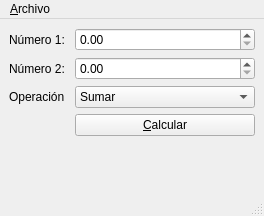
<?xml version="1.0" encoding="UTF-8"?>
<ui version="4.0">
 <class>Principal</class>
 <widget class="QMainWindow" name="Principal">
  <property name="geometry">
   <rect>
    <x>0</x>
    <y>0</y>
    <width>264</width>
    <height>216</height>
   </rect>
  </property>
  <property name="windowTitle">
   <string>Principal</string>
  </property>
  <widget class="QWidget" name="centralwidget">
   <layout class="QFormLayout" name="formLayout">
    <item row="0" column="0">
     <widget class="QLabel" name="label">
      <property name="text">
       <string>Número 1: </string>
      </property>
     </widget>
    </item>
    <item row="0" column="1">
     <widget class="QDoubleSpinBox" name="inNum1"/>
    </item>
    <item row="1" column="0">
     <widget class="QLabel" name="label_2">
      <property name="text">
       <string>Número 2:</string>
      </property>
     </widget>
    </item>
    <item row="1" column="1">
     <widget class="QDoubleSpinBox" name="inNum2"/>
    </item>
    <item row="2" column="0">
     <widget class="QLabel" name="label_3">
      <property name="text">
       <string>Operación</string>
      </property>
     </widget>
    </item>
    <item row="2" column="1">
     <widget class="QComboBox" name="inOperacion">
      <item>
       <property name="text">
        <string>Sumar</string>
       </property>
      </item>
      <item>
       <property name="text">
        <string>Restar</string>
       </property>
      </item>
      <item>
       <property name="text">
        <string>Multiplicar</string>
       </property>
      </item>
      <item>
       <property name="text">
        <string>Dividir</string>
       </property>
      </item>
     </widget>
    </item>
    <item row="3" column="0">
     <spacer name="horizontalSpacer">
      <property name="orientation">
       <enum>Qt::Horizontal</enum>
      </property>
      <property name="sizeHint" stdset="0">
       <size>
        <width>40</width>
        <height>27</height>
       </size>
      </property>
     </spacer>
    </item>
    <item row="3" column="1">
     <widget class="QPushButton" name="cmdCalcular">
      <property name="text">
       <string>&amp;Calcular</string>
      </property>
     </widget>
    </item>
   </layout>
  </widget>
  <widget class="QMenuBar" name="menubar">
   <property name="geometry">
    <rect>
     <x>0</x>
     <y>0</y>
     <width>264</width>
     <height>27</height>
    </rect>
   </property>
   <widget class="QMenu" name="menuArchivo">
    <property name="title">
     <string>&amp;Archivo</string>
    </property>
    <addaction name="actionCalcular"/>
    <addaction name="separator"/>
    <addaction name="actionSalir"/>
    <addaction name="separator"/>
   </widget>
   <addaction name="menuArchivo"/>
  </widget>
  <widget class="QStatusBar" name="statusbar"/>
  <action name="actionCalcular">
   <property name="text">
    <string>&amp;Calcular</string>
   </property>
  </action>
  <action name="actionSalir">
   <property name="text">
    <string>&amp;Salir</string>
   </property>
  </action>
 </widget>
 <resources/>
 <connections>
  <connection>
   <sender>actionSalir</sender>
   <signal>triggered()</signal>
   <receiver>Principal</receiver>
   <slot>close()</slot>
   <hints>
    <hint type="sourcelabel">
     <x>-1</x>
     <y>-1</y>
    </hint>
    <hint type="destinationlabel">
     <x>131</x>
     <y>107</y>
    </hint>
   </hints>
  </connection>
 </connections>
</ui>
